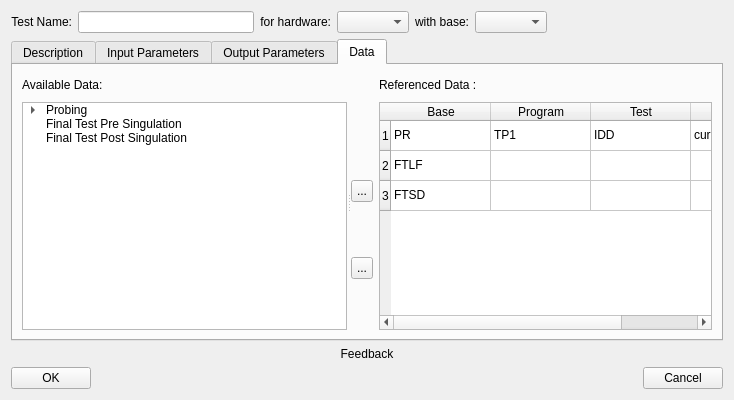
<?xml version="1.0" encoding="UTF-8"?>
<ui version="4.0">
 <class>NewTestWizard</class>
 <widget class="QDialog" name="NewTestWizard">
  <property name="geometry">
   <rect>
    <x>0</x>
    <y>0</y>
    <width>734</width>
    <height>400</height>
   </rect>
  </property>
  <property name="sizePolicy">
   <sizepolicy hsizetype="Fixed" vsizetype="Preferred">
    <horstretch>0</horstretch>
    <verstretch>0</verstretch>
   </sizepolicy>
  </property>
  <property name="minimumSize">
   <size>
    <width>734</width>
    <height>400</height>
   </size>
  </property>
  <property name="maximumSize">
   <size>
    <width>734</width>
    <height>16777215</height>
   </size>
  </property>
  <property name="windowTitle">
   <string>Dialog</string>
  </property>
  <layout class="QGridLayout" name="gridLayout_4">
   <item row="0" column="0">
    <layout class="QVBoxLayout" name="verticalLayout_2">
     <item>
      <layout class="QHBoxLayout" name="horizontalLayout">
       <item>
        <widget class="QLabel" name="label_3">
         <property name="text">
          <string>Test Name:</string>
         </property>
         <property name="alignment">
          <set>Qt::AlignRight|Qt::AlignTrailing|Qt::AlignVCenter</set>
         </property>
        </widget>
       </item>
       <item>
        <widget class="QLineEdit" name="TestName"/>
       </item>
       <item>
        <widget class="QLabel" name="label_6">
         <property name="text">
          <string>for hardware:</string>
         </property>
         <property name="alignment">
          <set>Qt::AlignRight|Qt::AlignTrailing|Qt::AlignVCenter</set>
         </property>
        </widget>
       </item>
       <item>
        <widget class="QComboBox" name="ForHardwareSetup"/>
       </item>
       <item>
        <widget class="QLabel" name="label_7">
         <property name="text">
          <string>with base:</string>
         </property>
         <property name="alignment">
          <set>Qt::AlignRight|Qt::AlignTrailing|Qt::AlignVCenter</set>
         </property>
        </widget>
       </item>
       <item>
        <widget class="QComboBox" name="WithBase"/>
       </item>
       <item>
        <spacer name="horizontalSpacer_2">
         <property name="orientation">
          <enum>Qt::Horizontal</enum>
         </property>
         <property name="sizeHint" stdset="0">
          <size>
           <width>40</width>
           <height>20</height>
          </size>
         </property>
        </spacer>
       </item>
      </layout>
     </item>
     <item>
      <widget class="QTabWidget" name="testTabs">
       <property name="currentIndex">
        <number>3</number>
       </property>
       <widget class="QWidget" name="descriptionTab">
        <attribute name="title">
         <string>Description</string>
        </attribute>
        <layout class="QGridLayout" name="gridLayout">
         <item row="0" column="0">
          <widget class="QTextEdit" name="description">
           <property name="font">
            <font>
             <family>Courier</family>
            </font>
           </property>
           <property name="html">
            <string>&lt;!DOCTYPE HTML PUBLIC &quot;-//W3C//DTD HTML 4.0//EN&quot; &quot;http://www.w3.org/TR/REC-html40/strict.dtd&quot;&gt;
&lt;html&gt;&lt;head&gt;&lt;meta name=&quot;qrichtext&quot; content=&quot;1&quot; /&gt;&lt;style type=&quot;text/css&quot;&gt;
p, li { white-space: pre-wrap; }
&lt;/style&gt;&lt;/head&gt;&lt;body style=&quot; font-family:'Courier'; font-size:8.25pt; font-weight:400; font-style:normal;&quot;&gt;
&lt;p style=&quot; margin-top:0px; margin-bottom:0px; margin-left:0px; margin-right:0px; -qt-block-indent:0; text-indent:0px;&quot;&gt;12345678901234567890123456789012345678901234567890123456789012345678901234567890&lt;/p&gt;
&lt;p style=&quot; margin-top:0px; margin-bottom:0px; margin-left:0px; margin-right:0px; -qt-block-indent:0; text-indent:0px;&quot;&gt;2        |         |         |         |         |         |         |         |&lt;/p&gt;
&lt;p style=&quot; margin-top:0px; margin-bottom:0px; margin-left:0px; margin-right:0px; -qt-block-indent:0; text-indent:0px;&quot;&gt;3&lt;/p&gt;
&lt;p style=&quot; margin-top:0px; margin-bottom:0px; margin-left:0px; margin-right:0px; -qt-block-indent:0; text-indent:0px;&quot;&gt;4&lt;/p&gt;
&lt;p style=&quot; margin-top:0px; margin-bottom:0px; margin-left:0px; margin-right:0px; -qt-block-indent:0; text-indent:0px;&quot;&gt;5&lt;/p&gt;
&lt;p style=&quot; margin-top:0px; margin-bottom:0px; margin-left:0px; margin-right:0px; -qt-block-indent:0; text-indent:0px;&quot;&gt;6&lt;/p&gt;
&lt;p style=&quot; margin-top:0px; margin-bottom:0px; margin-left:0px; margin-right:0px; -qt-block-indent:0; text-indent:0px;&quot;&gt;7&lt;/p&gt;
&lt;p style=&quot; margin-top:0px; margin-bottom:0px; margin-left:0px; margin-right:0px; -qt-block-indent:0; text-indent:0px;&quot;&gt;8&lt;/p&gt;
&lt;p style=&quot; margin-top:0px; margin-bottom:0px; margin-left:0px; margin-right:0px; -qt-block-indent:0; text-indent:0px;&quot;&gt;9&lt;/p&gt;
&lt;p style=&quot; margin-top:0px; margin-bottom:0px; margin-left:0px; margin-right:0px; -qt-block-indent:0; text-indent:0px;&quot;&gt;10&lt;/p&gt;
&lt;p style=&quot; margin-top:0px; margin-bottom:0px; margin-left:0px; margin-right:0px; -qt-block-indent:0; text-indent:0px;&quot;&gt;11&lt;/p&gt;
&lt;p style=&quot; margin-top:0px; margin-bottom:0px; margin-left:0px; margin-right:0px; -qt-block-indent:0; text-indent:0px;&quot;&gt;12&lt;/p&gt;
&lt;p style=&quot; margin-top:0px; margin-bottom:0px; margin-left:0px; margin-right:0px; -qt-block-indent:0; text-indent:0px;&quot;&gt;13&lt;/p&gt;
&lt;p style=&quot; margin-top:0px; margin-bottom:0px; margin-left:0px; margin-right:0px; -qt-block-indent:0; text-indent:0px;&quot;&gt;14&lt;/p&gt;
&lt;p style=&quot; margin-top:0px; margin-bottom:0px; margin-left:0px; margin-right:0px; -qt-block-indent:0; text-indent:0px;&quot;&gt;15&lt;/p&gt;&lt;/body&gt;&lt;/html&gt;</string>
           </property>
          </widget>
         </item>
        </layout>
       </widget>
       <widget class="QWidget" name="inputParametersTab">
        <attribute name="title">
         <string>Input Parameters</string>
        </attribute>
        <layout class="QGridLayout" name="gridLayout_2">
         <item row="0" column="0">
          <layout class="QHBoxLayout" name="horizontalLayout_4">
           <item>
            <widget class="QTableWidget" name="inputParameterTable">
             <row>
              <property name="text">
               <string>1</string>
              </property>
             </row>
             <row>
              <property name="text">
               <string>2</string>
              </property>
             </row>
             <row>
              <property name="text">
               <string>3</string>
              </property>
             </row>
             <column>
              <property name="text">
               <string>Name</string>
              </property>
              <property name="toolTip">
               <string>Give the input parameter a name</string>
              </property>
             </column>
             <column>
              <property name="text">
               <string>Shmoo</string>
              </property>
              <property name="textAlignment">
               <set>AlignCenter</set>
              </property>
             </column>
             <column>
              <property name="text">
               <string>Min</string>
              </property>
              <property name="toolTip">
               <string>Minimum value for the parameter</string>
              </property>
              <property name="textAlignment">
               <set>AlignTrailing|AlignVCenter</set>
              </property>
             </column>
             <column>
              <property name="text">
               <string>Default</string>
              </property>
              <property name="toolTip">
               <string>Default value for the parameter</string>
              </property>
              <property name="textAlignment">
               <set>AlignCenter</set>
              </property>
             </column>
             <column>
              <property name="text">
               <string>Max</string>
              </property>
              <property name="toolTip">
               <string>Maximum value for the parameter</string>
              </property>
             </column>
             <column>
              <property name="text">
               <string>10˟</string>
              </property>
              <property name="toolTip">
               <string>Multiplier for Min, Default, Max (and later the Value)</string>
              </property>
              <property name="textAlignment">
               <set>AlignTrailing|AlignVCenter</set>
              </property>
             </column>
             <column>
              <property name="text">
               <string>Unit</string>
              </property>
              <property name="toolTip">
               <string>Unit of the parameter</string>
              </property>
              <property name="textAlignment">
               <set>AlignLeading|AlignVCenter</set>
              </property>
             </column>
             <item row="0" column="0">
              <property name="text">
               <string>Temperature</string>
              </property>
              <property name="font">
               <font>
                <weight>75</weight>
                <bold>true</bold>
               </font>
              </property>
              <property name="flags">
               <set>NoItemFlags</set>
              </property>
             </item>
             <item row="0" column="1">
              <property name="text">
               <string/>
              </property>
              <property name="textAlignment">
               <set>AlignCenter</set>
              </property>
              <property name="checkState">
               <enum>Checked</enum>
              </property>
              <property name="flags">
               <set>ItemIsUserCheckable</set>
              </property>
             </item>
             <item row="0" column="2">
              <property name="text">
               <string>-40</string>
              </property>
              <property name="textAlignment">
               <set>AlignTrailing|AlignVCenter</set>
              </property>
              <property name="flags">
               <set>ItemIsSelectable|ItemIsEditable|ItemIsEnabled</set>
              </property>
             </item>
             <item row="0" column="3">
              <property name="text">
               <string>25</string>
              </property>
              <property name="textAlignment">
               <set>AlignCenter</set>
              </property>
              <property name="flags">
               <set>ItemIsSelectable|ItemIsEditable|ItemIsEnabled</set>
              </property>
             </item>
             <item row="0" column="4">
              <property name="text">
               <string>+170</string>
              </property>
              <property name="flags">
               <set>ItemIsSelectable|ItemIsEditable|ItemIsEnabled</set>
              </property>
             </item>
             <item row="0" column="5">
              <property name="text">
               <string/>
              </property>
              <property name="textAlignment">
               <set>AlignTrailing|AlignVCenter</set>
              </property>
              <property name="flags">
               <set>NoItemFlags</set>
              </property>
             </item>
             <item row="0" column="6">
              <property name="text">
               <string>°C</string>
              </property>
              <property name="font">
               <font>
                <weight>75</weight>
                <bold>true</bold>
               </font>
              </property>
              <property name="flags">
               <set>NoItemFlags</set>
              </property>
             </item>
             <item row="1" column="0">
              <property name="text">
               <string>a</string>
              </property>
              <property name="flags">
               <set>ItemIsSelectable|ItemIsEditable|ItemIsEnabled</set>
              </property>
             </item>
             <item row="1" column="1">
              <property name="text">
               <string/>
              </property>
              <property name="textAlignment">
               <set>AlignCenter</set>
              </property>
              <property name="checkState">
               <enum>Checked</enum>
              </property>
              <property name="flags">
               <set>ItemIsUserCheckable|ItemIsEnabled</set>
              </property>
             </item>
             <item row="1" column="2">
              <property name="text">
               <string>0.1</string>
              </property>
              <property name="textAlignment">
               <set>AlignTrailing|AlignVCenter</set>
              </property>
              <property name="flags">
               <set>ItemIsSelectable|ItemIsEditable|ItemIsEnabled</set>
              </property>
             </item>
             <item row="1" column="3">
              <property name="text">
               <string>1</string>
              </property>
              <property name="textAlignment">
               <set>AlignCenter</set>
              </property>
              <property name="flags">
               <set>ItemIsSelectable|ItemIsEditable|ItemIsEnabled</set>
              </property>
             </item>
             <item row="1" column="4">
              <property name="text">
               <string>2.5</string>
              </property>
              <property name="flags">
               <set>ItemIsSelectable|ItemIsEditable|ItemIsEnabled</set>
              </property>
             </item>
             <item row="1" column="5">
              <property name="text">
               <string>m</string>
              </property>
              <property name="textAlignment">
               <set>AlignTrailing|AlignVCenter</set>
              </property>
              <property name="flags">
               <set>ItemIsSelectable|ItemIsEditable|ItemIsEnabled</set>
              </property>
             </item>
             <item row="1" column="6">
              <property name="text">
               <string>A</string>
              </property>
              <property name="flags">
               <set>ItemIsSelectable|ItemIsEditable|ItemIsEnabled</set>
              </property>
             </item>
             <item row="2" column="0">
              <property name="text">
               <string>b</string>
              </property>
              <property name="flags">
               <set>ItemIsSelectable|ItemIsEditable|ItemIsEnabled</set>
              </property>
             </item>
             <item row="2" column="1">
              <property name="text">
               <string/>
              </property>
              <property name="textAlignment">
               <set>AlignCenter</set>
              </property>
              <property name="checkState">
               <enum>Checked</enum>
              </property>
              <property name="flags">
               <set>ItemIsUserCheckable|ItemIsEnabled</set>
              </property>
             </item>
             <item row="2" column="2">
              <property name="text">
               <string>123.456</string>
              </property>
              <property name="textAlignment">
               <set>AlignTrailing|AlignVCenter</set>
              </property>
              <property name="flags">
               <set>ItemIsSelectable|ItemIsEditable|ItemIsEnabled</set>
              </property>
             </item>
             <item row="2" column="3">
              <property name="text">
               <string>123.456</string>
              </property>
              <property name="textAlignment">
               <set>AlignCenter</set>
              </property>
              <property name="flags">
               <set>ItemIsSelectable|ItemIsEditable|ItemIsEnabled</set>
              </property>
             </item>
             <item row="2" column="4">
              <property name="text">
               <string>123.456</string>
              </property>
              <property name="flags">
               <set>ItemIsSelectable|ItemIsEditable|ItemIsEnabled</set>
              </property>
             </item>
             <item row="2" column="5">
              <property name="text">
               <string>μ</string>
              </property>
              <property name="textAlignment">
               <set>AlignTrailing|AlignVCenter</set>
              </property>
              <property name="flags">
               <set>ItemIsSelectable|ItemIsEditable|ItemIsEnabled</set>
              </property>
             </item>
             <item row="2" column="6">
              <property name="text">
               <string>V</string>
              </property>
              <property name="flags">
               <set>ItemIsSelectable|ItemIsEditable|ItemIsEnabled</set>
              </property>
             </item>
            </widget>
           </item>
           <item>
            <layout class="QVBoxLayout" name="verticalLayout_3">
             <item>
              <widget class="QPushButton" name="inputParameterMoveUp">
               <property name="sizePolicy">
                <sizepolicy hsizetype="Fixed" vsizetype="Fixed">
                 <horstretch>0</horstretch>
                 <verstretch>0</verstretch>
                </sizepolicy>
               </property>
               <property name="minimumSize">
                <size>
                 <width>24</width>
                 <height>24</height>
                </size>
               </property>
               <property name="maximumSize">
                <size>
                 <width>24</width>
                 <height>24</height>
                </size>
               </property>
               <property name="toolTip">
                <string>move parameter up</string>
               </property>
               <property name="text">
                <string/>
               </property>
               <property name="iconSize">
                <size>
                 <width>24</width>
                 <height>24</height>
                </size>
               </property>
              </widget>
             </item>
             <item>
              <widget class="QPushButton" name="inputParameterAdd">
               <property name="sizePolicy">
                <sizepolicy hsizetype="Fixed" vsizetype="Fixed">
                 <horstretch>0</horstretch>
                 <verstretch>0</verstretch>
                </sizepolicy>
               </property>
               <property name="minimumSize">
                <size>
                 <width>24</width>
                 <height>24</height>
                </size>
               </property>
               <property name="maximumSize">
                <size>
                 <width>24</width>
                 <height>24</height>
                </size>
               </property>
               <property name="toolTip">
                <string>add parameter</string>
               </property>
               <property name="text">
                <string/>
               </property>
               <property name="iconSize">
                <size>
                 <width>24</width>
                 <height>24</height>
                </size>
               </property>
              </widget>
             </item>
             <item>
              <widget class="QPushButton" name="inputParameterDelete">
               <property name="sizePolicy">
                <sizepolicy hsizetype="Fixed" vsizetype="Fixed">
                 <horstretch>0</horstretch>
                 <verstretch>0</verstretch>
                </sizepolicy>
               </property>
               <property name="minimumSize">
                <size>
                 <width>24</width>
                 <height>24</height>
                </size>
               </property>
               <property name="maximumSize">
                <size>
                 <width>24</width>
                 <height>24</height>
                </size>
               </property>
               <property name="toolTip">
                <string>remove parameter</string>
               </property>
               <property name="text">
                <string/>
               </property>
               <property name="iconSize">
                <size>
                 <width>24</width>
                 <height>24</height>
                </size>
               </property>
              </widget>
             </item>
             <item>
              <widget class="QPushButton" name="inputParameterMoveDown">
               <property name="sizePolicy">
                <sizepolicy hsizetype="Fixed" vsizetype="Fixed">
                 <horstretch>0</horstretch>
                 <verstretch>0</verstretch>
                </sizepolicy>
               </property>
               <property name="minimumSize">
                <size>
                 <width>24</width>
                 <height>24</height>
                </size>
               </property>
               <property name="maximumSize">
                <size>
                 <width>24</width>
                 <height>24</height>
                </size>
               </property>
               <property name="toolTip">
                <string>move parameter down</string>
               </property>
               <property name="text">
                <string/>
               </property>
               <property name="iconSize">
                <size>
                 <width>24</width>
                 <height>24</height>
                </size>
               </property>
              </widget>
             </item>
            </layout>
           </item>
          </layout>
         </item>
        </layout>
       </widget>
       <widget class="QWidget" name="outputParametersTab">
        <attribute name="title">
         <string>Output Parameters</string>
        </attribute>
        <layout class="QGridLayout" name="gridLayout_3">
         <item row="0" column="0">
          <layout class="QHBoxLayout" name="horizontalLayout_2">
           <item>
            <widget class="QTableWidget" name="outputParameterTable">
             <attribute name="horizontalHeaderDefaultSectionSize">
              <number>50</number>
             </attribute>
             <row>
              <property name="text">
               <string>1</string>
              </property>
             </row>
             <row>
              <property name="text">
               <string>2</string>
              </property>
             </row>
             <row>
              <property name="text">
               <string>3</string>
              </property>
             </row>
             <row>
              <property name="text">
               <string>4</string>
              </property>
              <property name="textAlignment">
               <set>AlignLeading|AlignVCenter</set>
              </property>
             </row>
             <row>
              <property name="text">
               <string>5</string>
              </property>
             </row>
             <row>
              <property name="text">
               <string>6</string>
              </property>
             </row>
             <row>
              <property name="text">
               <string>7</string>
              </property>
             </row>
             <column>
              <property name="text">
               <string>Name</string>
              </property>
             </column>
             <column>
              <property name="text">
               <string>LSL</string>
              </property>
              <property name="textAlignment">
               <set>AlignTrailing|AlignVCenter</set>
              </property>
             </column>
             <column>
              <property name="text">
               <string>(LTL)</string>
              </property>
              <property name="textAlignment">
               <set>AlignCenter</set>
              </property>
             </column>
             <column>
              <property name="text">
               <string>Nom</string>
              </property>
              <property name="textAlignment">
               <set>AlignCenter</set>
              </property>
             </column>
             <column>
              <property name="text">
               <string>(UTL)</string>
              </property>
              <property name="textAlignment">
               <set>AlignCenter</set>
              </property>
             </column>
             <column>
              <property name="text">
               <string>USL</string>
              </property>
              <property name="textAlignment">
               <set>AlignLeading|AlignVCenter</set>
              </property>
             </column>
             <column>
              <property name="text">
               <string>10˟</string>
              </property>
              <property name="textAlignment">
               <set>AlignTrailing|AlignVCenter</set>
              </property>
             </column>
             <column>
              <property name="text">
               <string>Unit</string>
              </property>
             </column>
             <column>
              <property name="text">
               <string>fmt</string>
              </property>
              <property name="textAlignment">
               <set>AlignTrailing|AlignVCenter</set>
              </property>
             </column>
             <item row="0" column="0">
              <property name="text">
               <string>a</string>
              </property>
              <property name="flags">
               <set>ItemIsSelectable|ItemIsEditable|ItemIsEnabled</set>
              </property>
             </item>
             <item row="0" column="1">
              <property name="text">
               <string>123.123</string>
              </property>
              <property name="textAlignment">
               <set>AlignTrailing|AlignVCenter</set>
              </property>
              <property name="flags">
               <set>ItemIsSelectable|ItemIsEditable|ItemIsEnabled</set>
              </property>
             </item>
             <item row="0" column="2">
              <property name="text">
               <string>123.123</string>
              </property>
              <property name="textAlignment">
               <set>AlignCenter</set>
              </property>
              <property name="flags">
               <set>ItemIsSelectable|ItemIsEditable|ItemIsEnabled</set>
              </property>
             </item>
             <item row="0" column="3">
              <property name="text">
               <string>123.123</string>
              </property>
              <property name="textAlignment">
               <set>AlignCenter</set>
              </property>
              <property name="flags">
               <set>ItemIsSelectable|ItemIsEditable|ItemIsEnabled</set>
              </property>
             </item>
             <item row="0" column="4">
              <property name="text">
               <string>123.123</string>
              </property>
              <property name="textAlignment">
               <set>AlignCenter</set>
              </property>
              <property name="flags">
               <set>ItemIsSelectable|ItemIsEditable|ItemIsEnabled</set>
              </property>
             </item>
             <item row="0" column="5">
              <property name="text">
               <string>123.123</string>
              </property>
              <property name="flags">
               <set>ItemIsSelectable|ItemIsEditable|ItemIsEnabled</set>
              </property>
             </item>
             <item row="0" column="6">
              <property name="text">
               <string>M</string>
              </property>
              <property name="textAlignment">
               <set>AlignTrailing|AlignVCenter</set>
              </property>
             </item>
             <item row="0" column="7">
              <property name="text">
               <string>Hz</string>
              </property>
             </item>
             <item row="1" column="0">
              <property name="text">
               <string>b</string>
              </property>
             </item>
             <item row="1" column="6">
              <property name="text">
               <string>K</string>
              </property>
              <property name="textAlignment">
               <set>AlignTrailing|AlignVCenter</set>
              </property>
             </item>
             <item row="1" column="7">
              <property name="text">
               <string>Ω</string>
              </property>
             </item>
             <item row="2" column="0">
              <property name="text">
               <string>c</string>
              </property>
             </item>
             <item row="2" column="6">
              <property name="text">
               <string>μ</string>
              </property>
              <property name="textAlignment">
               <set>AlignTrailing|AlignVCenter</set>
              </property>
             </item>
             <item row="2" column="7">
              <property name="text">
               <string>A</string>
              </property>
             </item>
             <item row="3" column="0">
              <property name="text">
               <string>d</string>
              </property>
             </item>
             <item row="3" column="6">
              <property name="text">
               <string>η</string>
              </property>
              <property name="textAlignment">
               <set>AlignTrailing|AlignVCenter</set>
              </property>
             </item>
             <item row="3" column="7">
              <property name="text">
               <string>F</string>
              </property>
             </item>
             <item row="4" column="0">
              <property name="text">
               <string>e</string>
              </property>
             </item>
             <item row="5" column="0">
              <property name="text">
               <string>f</string>
              </property>
             </item>
             <item row="6" column="0">
              <property name="text">
               <string>g</string>
              </property>
             </item>
            </widget>
           </item>
           <item>
            <layout class="QVBoxLayout" name="verticalLayout">
             <item>
              <widget class="QPushButton" name="outputParameterMoveUp">
               <property name="sizePolicy">
                <sizepolicy hsizetype="Fixed" vsizetype="Fixed">
                 <horstretch>0</horstretch>
                 <verstretch>0</verstretch>
                </sizepolicy>
               </property>
               <property name="minimumSize">
                <size>
                 <width>24</width>
                 <height>24</height>
                </size>
               </property>
               <property name="maximumSize">
                <size>
                 <width>24</width>
                 <height>24</height>
                </size>
               </property>
               <property name="toolTip">
                <string>move parameter up</string>
               </property>
               <property name="text">
                <string/>
               </property>
               <property name="iconSize">
                <size>
                 <width>24</width>
                 <height>24</height>
                </size>
               </property>
              </widget>
             </item>
             <item>
              <widget class="QPushButton" name="outputParameterAdd">
               <property name="sizePolicy">
                <sizepolicy hsizetype="Fixed" vsizetype="Fixed">
                 <horstretch>0</horstretch>
                 <verstretch>0</verstretch>
                </sizepolicy>
               </property>
               <property name="minimumSize">
                <size>
                 <width>24</width>
                 <height>24</height>
                </size>
               </property>
               <property name="maximumSize">
                <size>
                 <width>24</width>
                 <height>24</height>
                </size>
               </property>
               <property name="toolTip">
                <string>add parameter</string>
               </property>
               <property name="text">
                <string/>
               </property>
               <property name="iconSize">
                <size>
                 <width>24</width>
                 <height>24</height>
                </size>
               </property>
              </widget>
             </item>
             <item>
              <widget class="QPushButton" name="outputParameterDelete">
               <property name="sizePolicy">
                <sizepolicy hsizetype="Fixed" vsizetype="Fixed">
                 <horstretch>0</horstretch>
                 <verstretch>0</verstretch>
                </sizepolicy>
               </property>
               <property name="minimumSize">
                <size>
                 <width>24</width>
                 <height>24</height>
                </size>
               </property>
               <property name="maximumSize">
                <size>
                 <width>24</width>
                 <height>24</height>
                </size>
               </property>
               <property name="toolTip">
                <string>remove parameter</string>
               </property>
               <property name="text">
                <string/>
               </property>
               <property name="iconSize">
                <size>
                 <width>24</width>
                 <height>24</height>
                </size>
               </property>
              </widget>
             </item>
             <item>
              <widget class="QPushButton" name="outputParameterMoveDown">
               <property name="sizePolicy">
                <sizepolicy hsizetype="Fixed" vsizetype="Fixed">
                 <horstretch>0</horstretch>
                 <verstretch>0</verstretch>
                </sizepolicy>
               </property>
               <property name="minimumSize">
                <size>
                 <width>24</width>
                 <height>24</height>
                </size>
               </property>
               <property name="maximumSize">
                <size>
                 <width>24</width>
                 <height>24</height>
                </size>
               </property>
               <property name="toolTip">
                <string>move parameter down</string>
               </property>
               <property name="text">
                <string/>
               </property>
               <property name="iconSize">
                <size>
                 <width>24</width>
                 <height>24</height>
                </size>
               </property>
              </widget>
             </item>
            </layout>
           </item>
          </layout>
         </item>
        </layout>
       </widget>
       <widget class="QWidget" name="dataTab">
        <attribute name="title">
         <string>Data</string>
        </attribute>
        <layout class="QGridLayout" name="gridLayout_5">
         <item row="0" column="0">
          <widget class="QSplitter" name="splitter">
           <property name="orientation">
            <enum>Qt::Horizontal</enum>
           </property>
           <widget class="QWidget" name="layoutWidget">
            <layout class="QVBoxLayout" name="verticalLayout_6">
             <item>
              <widget class="QLabel" name="label">
               <property name="sizePolicy">
                <sizepolicy hsizetype="Preferred" vsizetype="Fixed">
                 <horstretch>0</horstretch>
                 <verstretch>0</verstretch>
                </sizepolicy>
               </property>
               <property name="minimumSize">
                <size>
                 <width>0</width>
                 <height>22</height>
                </size>
               </property>
               <property name="maximumSize">
                <size>
                 <width>16777215</width>
                 <height>22</height>
                </size>
               </property>
               <property name="text">
                <string>Available Data:</string>
               </property>
              </widget>
             </item>
             <item>
              <widget class="QTreeWidget" name="treeWidget">
               <property name="selectionMode">
                <enum>QAbstractItemView::ExtendedSelection</enum>
               </property>
               <property name="headerHidden">
                <bool>true</bool>
               </property>
               <column>
                <property name="text">
                 <string>1</string>
                </property>
               </column>
               <item>
                <property name="text">
                 <string>Probing</string>
                </property>
                <item>
                 <property name="text">
                  <string>TP1</string>
                 </property>
                 <item>
                  <property name="text">
                   <string>IDD</string>
                  </property>
                  <item>
                   <property name="text">
                    <string>current</string>
                   </property>
                  </item>
                  <item>
                   <property name="text">
                    <string>Parameter2</string>
                   </property>
                  </item>
                  <item>
                   <property name="text">
                    <string>Parameter3</string>
                   </property>
                  </item>
                 </item>
                 <item>
                  <property name="text">
                   <string>Test 2</string>
                  </property>
                 </item>
                 <item>
                  <property name="text">
                   <string>Test3</string>
                  </property>
                 </item>
                </item>
                <item>
                 <property name="text">
                  <string>Test Program 2</string>
                 </property>
                </item>
                <item>
                 <property name="text">
                  <string>Test Program 3</string>
                 </property>
                </item>
               </item>
               <item>
                <property name="text">
                 <string>Final Test Pre Singulation</string>
                </property>
               </item>
               <item>
                <property name="text">
                 <string>Final Test Post Singulation</string>
                </property>
               </item>
              </widget>
             </item>
            </layout>
           </widget>
           <widget class="QWidget" name="layoutWidget">
            <layout class="QHBoxLayout" name="horizontalLayout_5">
             <item>
              <layout class="QVBoxLayout" name="verticalLayout_4">
               <item>
                <widget class="QLabel" name="label_4">
                 <property name="sizePolicy">
                  <sizepolicy hsizetype="Fixed" vsizetype="Fixed">
                   <horstretch>0</horstretch>
                   <verstretch>0</verstretch>
                  </sizepolicy>
                 </property>
                 <property name="minimumSize">
                  <size>
                   <width>22</width>
                   <height>22</height>
                  </size>
                 </property>
                 <property name="maximumSize">
                  <size>
                   <width>22</width>
                   <height>22</height>
                  </size>
                 </property>
                 <property name="text">
                  <string/>
                 </property>
                </widget>
               </item>
               <item>
                <spacer name="verticalSpacer">
                 <property name="orientation">
                  <enum>Qt::Vertical</enum>
                 </property>
                 <property name="sizeType">
                  <enum>QSizePolicy::Minimum</enum>
                 </property>
                 <property name="sizeHint" stdset="0">
                  <size>
                   <width>20</width>
                   <height>20</height>
                  </size>
                 </property>
                </spacer>
               </item>
               <item>
                <widget class="QToolButton" name="addReferencedData">
                 <property name="minimumSize">
                  <size>
                   <width>22</width>
                   <height>22</height>
                  </size>
                 </property>
                 <property name="maximumSize">
                  <size>
                   <width>22</width>
                   <height>22</height>
                  </size>
                 </property>
                 <property name="text">
                  <string>...</string>
                 </property>
                </widget>
               </item>
               <item>
                <spacer name="verticalSpacer_2">
                 <property name="orientation">
                  <enum>Qt::Vertical</enum>
                 </property>
                 <property name="sizeType">
                  <enum>QSizePolicy::Minimum</enum>
                 </property>
                 <property name="sizeHint" stdset="0">
                  <size>
                   <width>20</width>
                   <height>20</height>
                  </size>
                 </property>
                </spacer>
               </item>
               <item>
                <widget class="QToolButton" name="removeReferencedData">
                 <property name="minimumSize">
                  <size>
                   <width>22</width>
                   <height>22</height>
                  </size>
                 </property>
                 <property name="maximumSize">
                  <size>
                   <width>22</width>
                   <height>22</height>
                  </size>
                 </property>
                 <property name="text">
                  <string>...</string>
                 </property>
                </widget>
               </item>
               <item>
                <spacer name="verticalSpacer_3">
                 <property name="orientation">
                  <enum>Qt::Vertical</enum>
                 </property>
                 <property name="sizeType">
                  <enum>QSizePolicy::Minimum</enum>
                 </property>
                 <property name="sizeHint" stdset="0">
                  <size>
                   <width>20</width>
                   <height>20</height>
                  </size>
                 </property>
                </spacer>
               </item>
              </layout>
             </item>
             <item>
              <layout class="QVBoxLayout" name="verticalLayout_5">
               <item>
                <widget class="QLabel" name="label_2">
                 <property name="sizePolicy">
                  <sizepolicy hsizetype="Minimum" vsizetype="Fixed">
                   <horstretch>0</horstretch>
                   <verstretch>0</verstretch>
                  </sizepolicy>
                 </property>
                 <property name="minimumSize">
                  <size>
                   <width>0</width>
                   <height>22</height>
                  </size>
                 </property>
                 <property name="maximumSize">
                  <size>
                   <width>16777215</width>
                   <height>22</height>
                  </size>
                 </property>
                 <property name="text">
                  <string>Referenced Data :</string>
                 </property>
                </widget>
               </item>
               <item>
                <widget class="QTableWidget" name="tableWidget">
                 <row>
                  <property name="text">
                   <string>1</string>
                  </property>
                 </row>
                 <row>
                  <property name="text">
                   <string>2</string>
                  </property>
                 </row>
                 <row>
                  <property name="text">
                   <string>3</string>
                  </property>
                 </row>
                 <column>
                  <property name="text">
                   <string>Base</string>
                  </property>
                 </column>
                 <column>
                  <property name="text">
                   <string>Program</string>
                  </property>
                 </column>
                 <column>
                  <property name="text">
                   <string>Test</string>
                  </property>
                 </column>
                 <column>
                  <property name="text">
                   <string>Parameter</string>
                  </property>
                 </column>
                 <item row="0" column="0">
                  <property name="text">
                   <string>PR</string>
                  </property>
                 </item>
                 <item row="0" column="1">
                  <property name="text">
                   <string>TP1</string>
                  </property>
                 </item>
                 <item row="0" column="2">
                  <property name="text">
                   <string>IDD</string>
                  </property>
                 </item>
                 <item row="0" column="3">
                  <property name="text">
                   <string>current</string>
                  </property>
                 </item>
                 <item row="1" column="0">
                  <property name="text">
                   <string>FTLF</string>
                  </property>
                 </item>
                 <item row="2" column="0">
                  <property name="text">
                   <string>FTSD</string>
                  </property>
                 </item>
                </widget>
               </item>
              </layout>
             </item>
            </layout>
           </widget>
          </widget>
         </item>
        </layout>
       </widget>
      </widget>
     </item>
     <item>
      <widget class="QLabel" name="Feedback">
       <property name="minimumSize">
        <size>
         <width>600</width>
         <height>0</height>
        </size>
       </property>
       <property name="text">
        <string>Feedback</string>
       </property>
       <property name="alignment">
        <set>Qt::AlignCenter</set>
       </property>
      </widget>
     </item>
     <item>
      <layout class="QHBoxLayout" name="horizontalLayout_3">
       <item>
        <widget class="QPushButton" name="OKButton">
         <property name="text">
          <string>OK</string>
         </property>
        </widget>
       </item>
       <item>
        <spacer name="horizontalSpacer">
         <property name="orientation">
          <enum>Qt::Horizontal</enum>
         </property>
         <property name="sizeHint" stdset="0">
          <size>
           <width>40</width>
           <height>20</height>
          </size>
         </property>
        </spacer>
       </item>
       <item>
        <widget class="QPushButton" name="CancelButton">
         <property name="text">
          <string>Cancel</string>
         </property>
        </widget>
       </item>
      </layout>
     </item>
    </layout>
   </item>
  </layout>
 </widget>
 <resources/>
 <connections/>
</ui>
